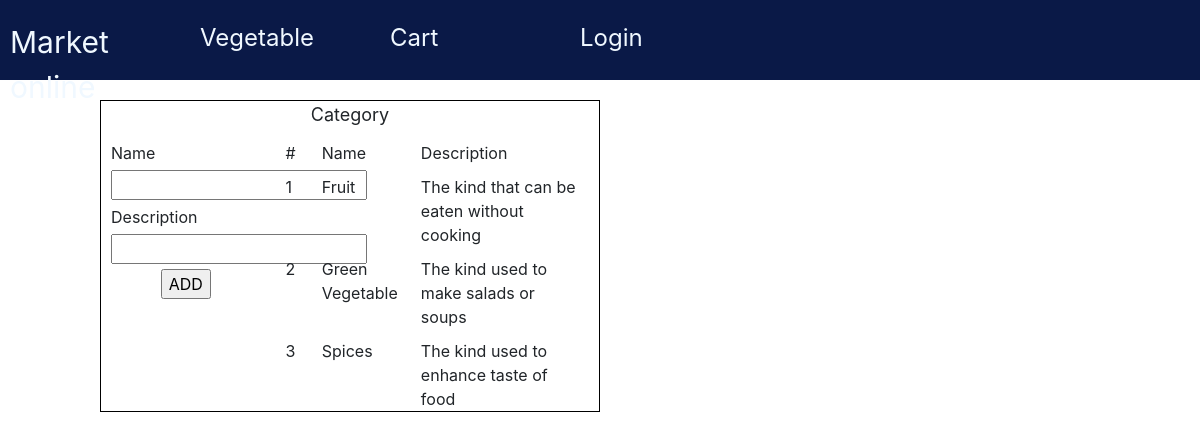
Screenshot of /vegetable/index.php?amt=newcater with the database file from the repository.
### tables this page shows
CREATE TABLE `category` (
  `CategoryID` int(10) NOT NULL,
  `Name` varchar(30) NOT NULL,
  `Description` varchar(50) NOT NULL
);

### category/index.php (the view, shortened to what this page needs)
<div class="cartd">
    <div style="height:30px;width:100%;font-size:1.5vw;text-align:center;">Category</div>
    <div style="height:auto; width: 30%;float:left;margin-left:10px">
    <form action="../category/add.php" method="post">
        <div style="margin-top:10px;">Name</div>
        <div style="margin-top:5px;"><input type="text" name="newname" ></div>
        <div style="margin-top:5px;">Description</div>
        <div style="margin-top:5px;"><input type="text" name="newdes" ></div>
        <div style="margin-top:5px;text-align:center;"><input type="submit" value="ADD"></div>
    </form>
    </div>
    <div style="height:auto; width: 63%;float:left;margin-left:20px">
    <div style="height:30px;width:100%">
        <div class="thecart" style="width:10%">#</div>
        <div class="thecart" style="width:30%">Name</div>
        <div class="thecart" style="width:50%">Description</div>
    </div>
        <?php
        $stt=0;
        $conn=mysqli_connect("localhost","root","","market");
        $sql="SELECT * FROM `category` WHERE 1";
        $result= mysqli_query($conn,$sql);
        while($row1= mysqli_fetch_array($result)){
            $stt++;
            echo '<div style="height:60px;width:100%";border: 1px solid rgb(2, 20, 36);">
            <div class="thecart" style="width:10%">'.$stt.'</div>
            <div class="thecart" style="width:30%">'.$row1[1].'</div>
            <div class="thecart" style="width:50%">'.$row1[2].'</div>
            <div style="clear: both"></div>
            </div>';
        }
    ?>
    </div>
</div>

### vegetable/style.css (style rules this page uses)
.thecart { float: left; margin-left: 5px; margin-top: 10px; }
.cartd { border: 1px solid black; height: auto; width: 500px; position: absolute; top: 100px; left: 100px; }

### rows the page displays
category: Name "Fruit", Description "The kind that can be eaten without cooking"
category: Name "Green Vegetable", Description "The kind used to make salads or soups"
category: Name "Spices", Description "The kind used to enhance taste of food"
